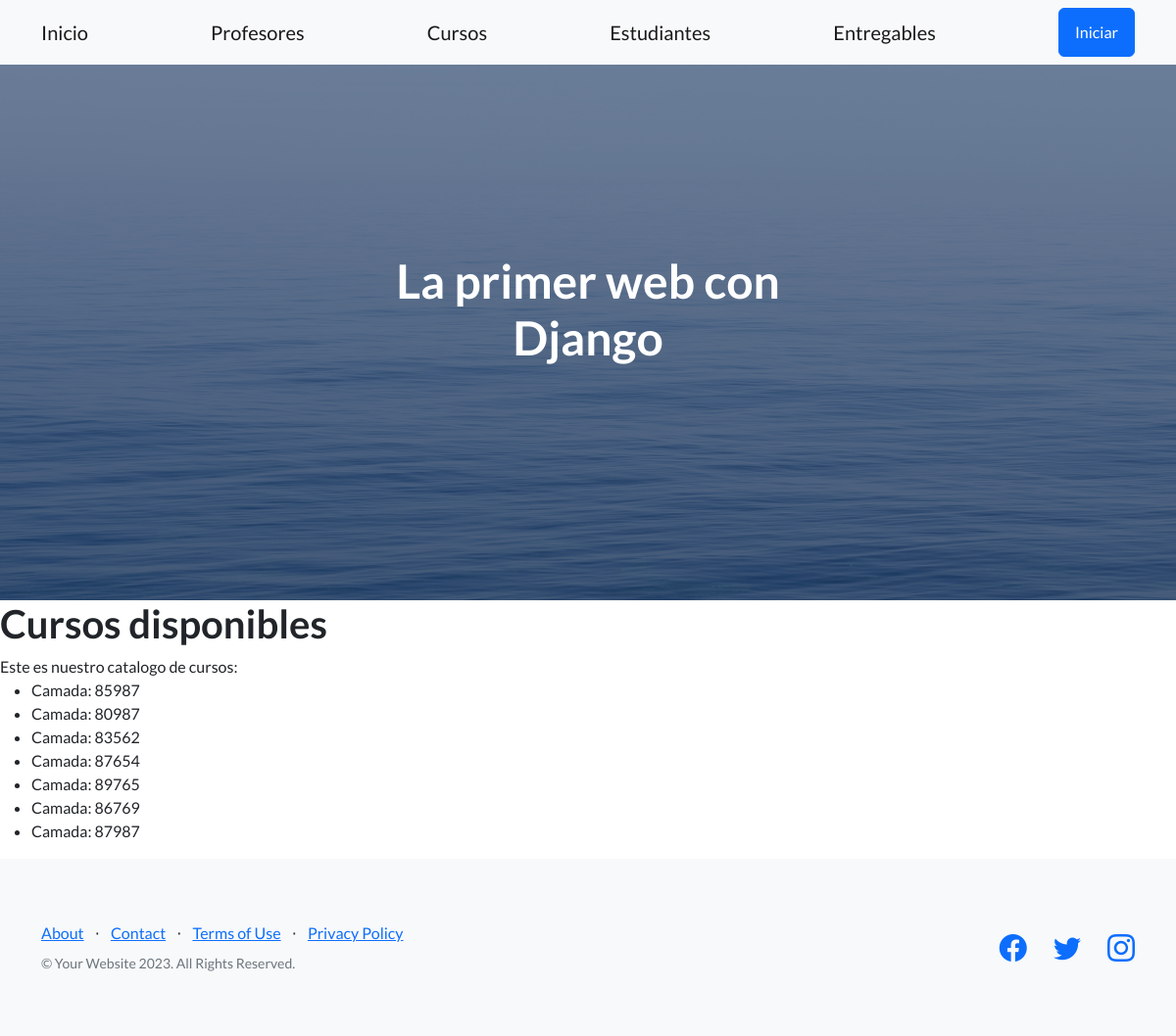
/AppCoderC21/cursos/, run on the app's committed database.
### AppCoderC21/models.py (models this page shows, shortened)
class Curso(models.Model):
    nombre=models.CharField(max_length=50)
    camada=models.IntegerField()
    class Meta():
            ordering=('nombre',)

### AppCoderC21/views.py (the view)
# urls.py: path('cursos/', listarCurso,name="listaCursos"),
def listarCurso(req):
    lista=Curso.objects.all()
    return render(req,"listaCurso.html", {"Lista_Cursos":lista})

### AppCoderC21/template/listaCurso.html
{% extends 'padre.html' %}
{% load static %}
{% block ContenidoQueCambia %}
    <h1>Cursos disponibles </h1>
    <body>
        Este es nuestro catalogo de cursos:
        <ul>
            {% for curso in Lista_Cursos %}
                <li> Camada:  {{curso.camada}}</li>
            {% endfor %}
        </ul>
{% endblock ContenidoQueCambia %}

### data on the page
Curso: camada "85987"
Curso: camada "80987"
Curso: camada "83562"
Curso: camada "87654"
Curso: camada "89765"
Curso: camada "86769"
Curso: camada "87987"
